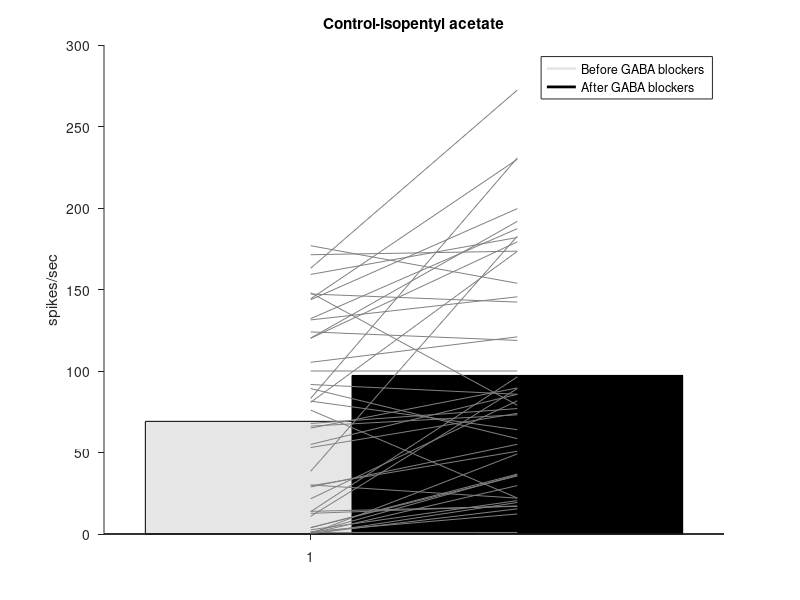

This figure's MATLAB source: (Note: this script raises an error after producing the figure.)
%% Figure 7B
clc;clear;
load('Fig7B.mat');

figure;
bar(1,mean(Before_all_flies_IAA_new_control),'FaceColor',[0.9 0.9 0.9]);hold on
bar(2,mean(After_all_flies_IAA_new_control),'k');hold on
plot([1 2],[Before_all_flies_IAA_new_control; After_all_flies_IAA_new_control],'color',[0.5 0.5 0.5]);
box off
set(gca,'TickDir','out');ylabel('spikes/sec');
h = zeros(2, 1);title('Control-isopentyl acetate')
h(1) = plot(NaN,NaN,'color',[0.9 0.9 0.9],'LineWidth',2);
h(2) = plot(NaN,NaN,'k','LineWidth',2);
legend(h, 'Before GABA blockers','After GABA blockers');
[H, pValue, W] = swtest(Before_all_flies_IAA_new_control-After_all_flies_IAA_new_control);
stats=mes(Before_all_flies_IAA_new_control,After_all_flies_IAA_new_control,'hedgesg','isDep',1);
[pval, t_orig, crit_t, est_alpha, seed_state]=mult_comp_perm_t1([Before_all_flies_IAA_new_control-After_all_flies_IAA_new_control]',10000);

figure;
bar(1,mean(Before_all_flies_isobutyl_acetate_new_control),'FaceColor',[0.9 0.9 0.9]);hold on
bar(2,mean(After_all_flies_isobutyl_acetate_new_control),'k');hold on
plot([1 2],[Before_all_flies_isobutyl_acetate_new_control; After_all_flies_isobutyl_acetate_new_control],'color',[0.5 0.5 0.5]);
box off
set(gca,'TickDir','out');ylabel('spikes/sec');
h = zeros(2, 1);title('Control-isobutyl acetate')
h(1) = plot(NaN,NaN,'color',[0.9 0.9 0.9],'LineWidth',2);
h(2) = plot(NaN,NaN,'k','LineWidth',2);
legend(h, 'Before GABA blockers','After GABA blockers');
[H, pValue, W] = swtest(Before_all_flies_isobutyl_acetate_new_control-After_all_flies_isobutyl_acetate_new_control);
stats=mes(Before_all_flies_isobutyl_acetate_new_control,After_all_flies_isobutyl_acetate_new_control,'hedgesg','isDep',1);
[pval, t_orig, crit_t, est_alpha, seed_state]=mult_comp_perm_t1([Before_all_flies_isobutyl_acetate_new_control-After_all_flies_isobutyl_acetate_new_control]',10000);

%-------------------------------------------------------------------------------

figure;
bar(1,mean(Before_all_flies_IAA_new_RNAi),'FaceColor',[0.9 0.9 0.9]);hold on
bar(2,mean(After_all_flies_IAA_new_RNAi),'k');hold on
plot([1 2],[Before_all_flies_IAA_new_RNAi; After_all_flies_IAA_new_RNAi],'color',[0.5 0.5 0.5]);
box off
set(gca,'TickDir','out');ylabel('spikes/sec');
h = zeros(2, 1);title('RNAi-isopentyl acetate')
h(1) = plot(NaN,NaN,'color',[0.9 0.9 0.9],'LineWidth',2);
h(2) = plot(NaN,NaN,'k','LineWidth',2);
legend(h, 'Before GABA blockers','After GABA blockers');
[H, pValue, W] = swtest(Before_all_flies_IAA_new_RNAi-After_all_flies_IAA_new_RNAi);
stats=mes(Before_all_flies_IAA_new_RNAi,After_all_flies_IAA_new_RNAi,'hedgesg','isDep',1);
[pval, t_orig, crit_t, est_alpha, seed_state]=mult_comp_perm_t1([Before_all_flies_IAA_new_RNAi-After_all_flies_IAA_new_RNAi]',10000);

figure;
bar(1,mean(Before_all_flies_isobutyl_acetate_new_RNAi),'FaceColor',[0.9 0.9 0.9]);hold on
bar(2,mean(After_all_flies_isobutyl_acetate_new_RNAi),'k');hold on
plot([1 2],[Before_all_flies_isobutyl_acetate_new_RNAi; After_all_flies_isobutyl_acetate_new_RNAi],'color',[0.5 0.5 0.5]);
box off
set(gca,'TickDir','out');ylabel('spikes/sec');
h = zeros(2, 1);title('RNAi-isobutyl acetate')
h(1) = plot(NaN,NaN,'color',[0.9 0.9 0.9],'LineWidth',2);
h(2) = plot(NaN,NaN,'k','LineWidth',2);
legend(h, 'Before GABA blockers','After GABA blockers');
[H, pValue, W] = swtest(Before_all_flies_isobutyl_acetate_new_RNAi-After_all_flies_isobutyl_acetate_new_RNAi);
stats=mes(Before_all_flies_isobutyl_acetate_new_RNAi,After_all_flies_isobutyl_acetate_new_RNAi,'hedgesg','isDep',1);
[pval, t_orig, crit_t, est_alpha, seed_state]=mult_comp_perm_t1([Before_all_flies_isobutyl_acetate_new_RNAi-After_all_flies_isobutyl_acetate_new_RNAi]',10000);

%% Figure 7C
clc;clear;
load('Fig7C.mat');

figure;
bar(1,mean(Before_all_odors_control),'FaceColor',[0.9 0.9 0.9]);hold on
bar(2,mean(After_all_odors_control),'k');hold on
plot([1 2],[Before_all_odors_control, After_all_odors_control],'color',[0.5 0.5 0.5]);
box off
set(gca,'TickDir','out');ylabel('Mean variance');
h = zeros(2, 1);title('Control')
h(1) = plot(NaN,NaN,'color',[0.9 0.9 0.9],'LineWidth',2);
h(2) = plot(NaN,NaN,'k','LineWidth',2);
legend(h, 'Before GABA blockers','After GABA blockers');
yticklabels({'0','25','50','75','100','125','150','175','200','225'});

[H, pValue, W] = swtest(Before_all_odors_control-After_all_odors_control);
stats=mes(Before_all_odors_control,After_all_odors_control,'hedgesg','isDep',1);
[pval, t_orig, crit_t, est_alpha, seed_state]=mult_comp_perm_t1([Before_all_odors_control-After_all_odors_control],10000);


figure;
bar(1,mean(Before_all_odors_RNAi),'FaceColor',[0.9 0.9 0.9]);hold on
bar(2,mean(After_all_odors_RNAi),'k');hold on
plot([1 2],[Before_all_odors_RNAi, After_all_odors_RNAi],'color',[0.5 0.5 0.5]);
box off
set(gca,'TickDir','out');ylabel('Mean variance');
h = zeros(2, 1);title('RNAi')
h(1) = plot(NaN,NaN,'color',[0.9 0.9 0.9],'LineWidth',2);
h(2) = plot(NaN,NaN,'k','LineWidth',2);
legend(h, 'Before GABA blockers','After GABA blockers');
yticklabels({'0','25','50','75','100','125','150','175'});
[H, pValue, W] = swtest(Before_all_odors_RNAi-After_all_odors_RNAi);
stats=mes(Before_all_odors_RNAi,After_all_odors_RNAi,'hedgesg','isDep',1);
[pval, t_orig, crit_t, est_alpha, seed_state]=mult_comp_perm_t1([Before_all_odors_RNAi-After_all_odors_RNAi],10000);


%-------------------------------------------------------------------------------

figure;
bar(1,mean(Before_all_odors_knee_control),'FaceColor',[0.9 0.9 0.9]);hold on
bar(2,mean(After_all_odors_knee_control),'k');hold on
plot([1 2],[Before_all_odors_knee_control; After_all_odors_knee_control],'color',[0.5 0.5 0.5]);
box off
set(gca,'TickDir','out');ylabel('Integration window');
h = zeros(2, 1);title('control')
h(1) = plot(NaN,NaN,'color',[0.9 0.9 0.9],'LineWidth',2);
h(2) = plot(NaN,NaN,'k','LineWidth',2);
legend(h, 'Before GABA blockers','After GABA blockers');
[H, pValue, W] = swtest(Before_all_odors_knee_control-After_all_odors_knee_control);
stats=mes(Before_all_odors_knee_control,After_all_odors_knee_control,'hedgesg','isDep',1);
[pval, t_orig, crit_t, est_alpha, seed_state]=mult_comp_perm_t1([Before_all_odors_knee_control-After_all_odors_knee_control]',10000);

figure;
bar(1,mean(Before_all_odors_knee_RNAi),'FaceColor',[0.9 0.9 0.9]);hold on
bar(2,mean(After_all_odors_knee_RNAi),'k');hold on
plot([1 2],[Before_all_odors_knee_RNAi; After_all_odors_knee_RNAi],'color',[0.5 0.5 0.5]);
box off
set(gca,'TickDir','out');ylabel('Integration window');
h = zeros(2, 1);title('RNAi')
h(1) = plot(NaN,NaN,'color',[0.9 0.9 0.9],'LineWidth',2);
h(2) = plot(NaN,NaN,'k','LineWidth',2);
legend(h, 'Before GABA blockers','After GABA blockers');
[H, pValue, W] = swtest(Before_all_odors_knee_RNAi-After_all_odors_knee_RNAi);
stats=mes(Before_all_odors_knee_RNAi,After_all_odors_knee_RNAi,'hedgesg','isDep',1);
[pval, t_orig, crit_t, est_alpha, seed_state]=mult_comp_perm_t1([Before_all_odors_knee_RNAi-After_all_odors_knee_RNAi]',10000);


%% Figure 7E
clc;clear;
load('Fig7E.mat');

figure;
shadedErrorBar([1:size(all_flies_all_odors_GH146,2)],nanmean(all_flies_all_odors_GH146,1),[nanstd(all_flies_all_odors_GH146)/sqrt(size(all_flies_all_odors_GH146,1))],'lineprops',{'k','linewidth',2});
xlabel('Bin size (ms)');
hold on
shadedErrorBar([1:size(all_flies_all_odors_GABA,2)],nanmean(all_flies_all_odors_GABA,1),[nanstd(all_flies_all_odors_GABA)/sqrt(size(all_flies_all_odors_GABA,1))],'lineprops',{'r','linewidth',2});
box off
set(gca,'TickDir','out');title('Correlation');ylabel('correlation');
ylim([0 1])
h = zeros(2, 1);
h(1) = plot(NaN,NaN,'k','LineWidth',2);
h(2) = plot(NaN,NaN,'r','LineWidth',2);
legend(h, 'Control','GABA-RNAi');

%--------------------------------------------------------------------------


figure;
max_bin1 = ceil(max(max(all_odors_GH146(1:2:end,:),[],2)));
max_bin2 = ceil(max(max(all_odors_GABA(1:2:end,:),[],2)));
max3 = min(max_bin1,max_bin2);

[N,edges,bin] = histcounts(all_odors_GH146(1:2:end,:),1:max3); 
new_var = [];
new_var_std_N_Data_control = nan(20000,max3);
for i=1:max3
   temp_mat = ( bin == i);
   temp2 = temp_mat .* all_odors_GH146(2:2:end,:);
    new_var(i) = mean(temp2(temp2~=0));
     new_var_std_N(i,1) = nanstd(temp2(temp2~=0)) ; 
    new_var_std_N(i,2) = sum(sum(temp_mat)) ;
    new_var_std_N_Data_control(1:length(temp2(temp2~=0)),i) = temp2(temp2~=0);
end
shadedErrorBar([edges(1:end)],new_var,[new_var_std_N(1:edges(end),1)./sqrt(new_var_std_N(1:edges(end),2))],'lineprops','k');

[N,edges,bin] = histcounts(all_odors_GABA(1:2:end,:),1:max3); 
new_var = [];
new_var_std_N_Data_RNAi = nan(20000,max3);

for i=1:max3
   temp_mat = ( bin == i);
   temp2 = temp_mat .* all_odors_GABA(2:2:end,:);
    new_var(i) = mean(temp2(temp2~=0));
     new_var_std_N(i,1) = nanstd(temp2(temp2~=0)) ; 
    new_var_std_N(i,2) = sum(sum(temp_mat)) ; 
    new_var_std_N_Data_RNAi(1:length(temp2(temp2~=0)),i) = temp2(temp2~=0);
end
hold on ;
shadedErrorBar([edges(1:end)],new_var,[new_var_std_N(1:edges(end),1)./sqrt(new_var_std_N(1:edges(end),2))],'lineprops','r');
xlabel('Time (sec)');
box off;ylim([0 5]);
set(gca,'TickDir','out');title('Variance as a function of firing rate (20ms)');ylabel('Variance');
xlabel('firing rate');
xlim([edges(1)-0.25 edges(end)]);
h = zeros(2, 1);
h(1) = plot(NaN,NaN,'k','LineWidth',2);
h(2) = plot(NaN,NaN,'r','LineWidth',2);
xticklabels({'50','100','150','200','250','300','350'});
yticklabels({'0','','50','','100','','150','','200','','250'});
legend(h, 'Control','GABA-RNAi');


%% Figure 7G
clc;clear;
load('Fig7G.mat');


figure;
shadedErrorBar([1:size(all_flies_all_odors_GH146,2)],nanmean(all_flies_all_odors_GH146,1),[nanstd(all_flies_all_odors_GH146)/sqrt(size(all_flies_all_odors_GH146,1))],'lineprops','k');
xlabel('Bin size (ms)');
hold on
shadedErrorBar([1:size(all_flies_all_odors_Glu,2)],nanmean(all_flies_all_odors_Glu,1),[nanstd(all_flies_all_odors_Glu)/sqrt(size(all_flies_all_odors_Glu,1))],'lineprops','r');
box off
set(gca,'TickDir','out');title('Correlation');ylabel('correlation');
ylim([0 1])
h = zeros(2, 1);
h(1) = plot(NaN,NaN,'k','LineWidth',2);
h(2) = plot(NaN,NaN,'r','LineWidth',2);
legend(h, 'Control','Glu-RNAi');


%--------------------------------------------------------------------------


figure;
max_bin1 = ceil(max(max(all_odors_GH146(1:2:end,:),[],2)));
max_bin2 = ceil(max(max(all_odors_Glu(1:2:end,:),[],2)));
max3 = min(max_bin1,max_bin2);
[N,edges,bin] = histcounts(all_odors_GH146(1:2:end,:),1:max3); 
new_var = [];
new_var_std_N_Data_control = nan(20000,max3);
for i=1:max3
   temp_mat = ( bin == i);
   temp2 = temp_mat .* all_odors_GH146(2:2:end,:);
    new_var(i) = mean(temp2(temp2~=0));
     new_var_std_N(i,1) = nanstd(temp2(temp2~=0)) ; 
    new_var_std_N(i,2) = sum(sum(temp_mat)) ; 
    new_var_std_N_Data_control(1:length(temp2(temp2~=0)),i) = temp2(temp2~=0);
end
shadedErrorBar([edges(1:end)],new_var,[new_var_std_N(1:edges(end),1)./sqrt(new_var_std_N(1:edges(end),2))],'lineprops','k');

[N,edges,bin] = histcounts(all_odors_Glu(1:2:end,:),1:max3); 
new_var = [];
new_var_std_N_Data_RNAi = nan(20000,max3);

for i=1:max3
   temp_mat = ( bin == i);
   temp2 = temp_mat .* all_odors_Glu(2:2:end,:);
    new_var(i) = mean(temp2(temp2~=0));
     new_var_std_N(i,1) = nanstd(temp2(temp2~=0)) ; 
    new_var_std_N(i,2) = sum(sum(temp_mat)) ; 
    new_var_std_N_Data_RNAi(1:length(temp2(temp2~=0)),i) = temp2(temp2~=0);
end
hold on ;
shadedErrorBar([edges(1:end)],new_var,[new_var_std_N(1:edges(end),1)./sqrt(new_var_std_N(1:edges(end),2))],'lineprops','r');

xlabel('Time (sec)');
box off;ylim([0 5]);
set(gca,'TickDir','out');title('Variance as a function of firing rate (20ms) - all odors');ylabel('Variance');
xlabel('firing rate');
xlim([edges(1)-0.25 6]);ylim([0 4]);
xticklabels({'50','','100','','150','','200','','250','','300'});
yticklabels({'0','','50','','100','','150','','200'});
h = zeros(2, 1);
h(1) = plot(NaN,NaN,'k','LineWidth',2);
h(2) = plot(NaN,NaN,'r','LineWidth',2);
legend(h, 'Control','Glu-RNAi');


